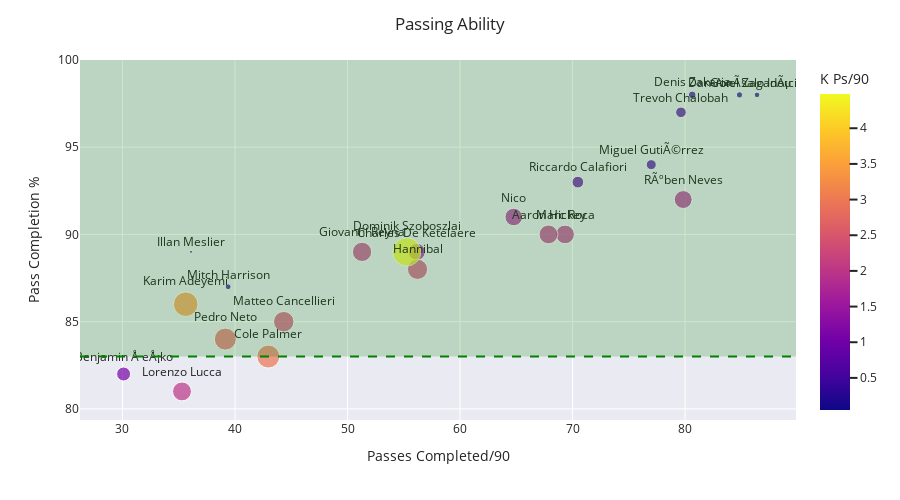

The cell this chart's notebook holds for it:
### Code cell
#Analysing Passing ability
fig = px.scatter(df, x="Ps C/90", y="Pas %", text="Name", log_x=False, size_max=20, color='K Ps/90',size= 'K Ps/90')
fig.update_traces(textposition='top center')
fig.update_layout(height=500)
fig.update_xaxes(title_text='Passes Completed/90')
fig.update_yaxes(title_text='Pass Completion %')
fig.add_hline(y=83, opacity=1, line_width=2, line_dash='dash', line_color='green')
fig.add_hrect(y0=83, y1=100, line_width=0, fillcolor="green", opacity=0.2)
for template in ["seaborn"]:
    fig.update_layout(template=template, title="Passing Ability")
fig.show()

### Figure 1 — Plotly figure (JSON) as saved in the notebook; plotly's stock layout.template omitted (floating-point values rounded to 4 significant figures)
{"data": [{"hovertemplate": "Ps C/90=%{x}<br>Pas %=%{y}<br>K Ps/90=%{marker.color}<br>Name=%{text}<extra></extra>", "legendgroup": "", "marker": {"color": [0.05, 0.19, 0.22, 0.18, 0.63, 0.33, 2, 1.72, 0.56, 1.95, 0.77, 1.09, 1.62, 1.98, 2.28, 2.07, 1.79, 3.39, 2.95, 2.34, 2.71, 4.48], "coloraxis": "coloraxis", "size": [0.05, 0.19, 0.22, 0.18, 0.63, 0.33, 2, 1.72, 0.56, 1.95, 0.77, 1.09, 1.62, 1.98, 2.28, 2.07, 1.79, 3.39, 2.95, 2.34, 2.71, 4.48], "sizemode": "area", "sizeref": 0.0112, "symbol": "circle"}, "mode": "markers+text", "name": "", "orientation": "v", "showlegend": false, "text": ["Illan Meslier", "Mitch Harrison", "Dan-Axel Zagadou", "GonÃ§alo InÃ¡cio", "Trevoh Chalobah", "Denis Zakaria", "Lorenzo Lucca", "Nico", "Miguel GutiÃ©rrez", "Marc Roca", "Riccardo Calafiori", "Benjamin Å eÅ¡ko", "Charles De Ketelaere", "Aaron Hickey", "Hannibal", "Giovanni Reyna", "RÃºben Neves", "Karim Adeyemi", "Cole Palmer", "Matteo Cancellieri", "Pedro Neto", "Dominik Szoboszlai"], "textposition": "top center", "type": "scatter", "x": [36.09, 39.39, 84.83, 86.39, 79.63, 80.63, 35.29, 64.77, 76.99, 69.33, 70.47, 30.1, 56.16, 67.86, 56.22, 51.29, 79.83, 35.62, 42.96, 44.33, 39.14, 55.26], "xaxis": "x", "y": [89, 87, 98, 98, 97, 98, 81, 91, 94, 90, 93, 82, 89, 90, 88, 89, 92, 86, 83, 85, 84, 89], "yaxis": "y"}], "layout": {"coloraxis": {"colorbar": {"title": {"text": "K Ps/90"}}, "colorscale": [[0, "#0d0887"], [0.1111, "#46039f"], [0.2222, "#7201a8"], [0.3333, "#9c179e"], [0.4444, "#bd3786"], [0.5556, "#d8576b"], [0.6667, "#ed7953"], [0.7778, "#fb9f3a"], [0.8889, "#fdca26"], [1, "#f0f921"]]}, "height": 500, "legend": {"itemsizing": "constant", "tracegroupgap": 0}, "margin": {"t": 60}, "shapes": [{"line": {"color": "green", "dash": "dash", "width": 2}, "opacity": 1, "type": "line", "x0": 0, "x1": 1, "xref": "x domain", "y0": 83, "y1": 83, "yref": "y"}, {"fillcolor": "green", "line": {"width": 0}, "opacity": 0.2, "type": "rect", "x0": 0, "x1": 1, "xref": "x domain", "y0": 83, "y1": 100, "yref": "y"}], "title": {"text": "Passing Ability"}, "xaxis": {"anchor": "y", "domain": [0, 1], "title": {"text": "Passes Completed/90"}}, "yaxis": {"anchor": "x", "domain": [0, 1], "title": {"text": "Pass Completion %"}}}}
